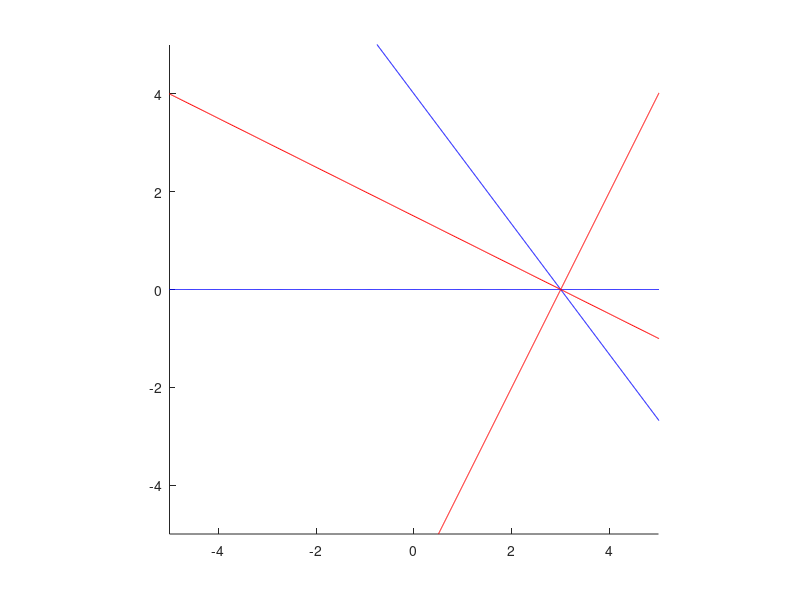
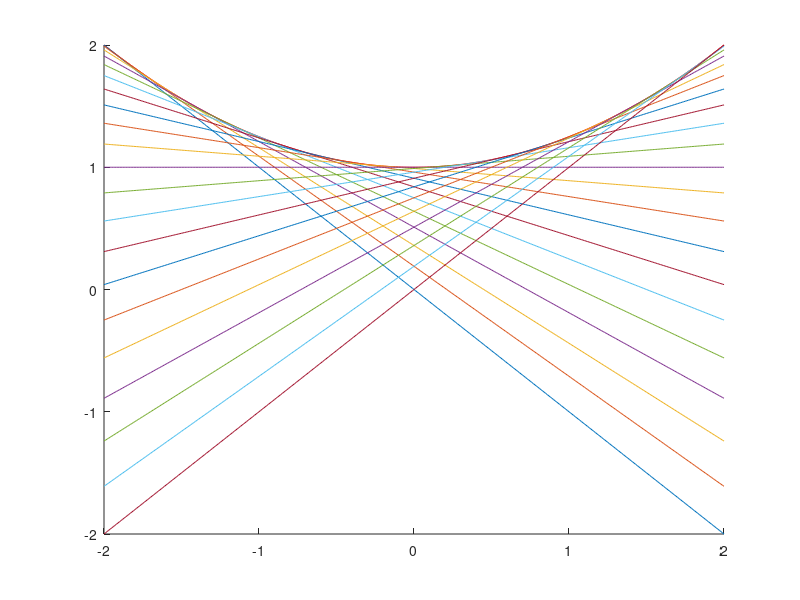

These figures' MATLAB source, in order:

figure(1)
hold on;
x=-5:0.01:10;
y1=(-3/4)*x+3;
y2=0*x;
plot(y1,x,'b')
axis([-5,5,-5,5])
axis 'equal'

plot(x,y2,'b')

D1=-2*x+3;
D2=(1/2)*x+3;

plot(D1,x,'r',D2,x,'r')


figure(2)
hold on
x=-2:0.01:2;
y1= 0.25*x.^2 +1; 
plot(x,y1,'r')
for m=0:0.1:2
    y2=(x*(m-1)+m*(2-m));
    plot(x,y2)
end



